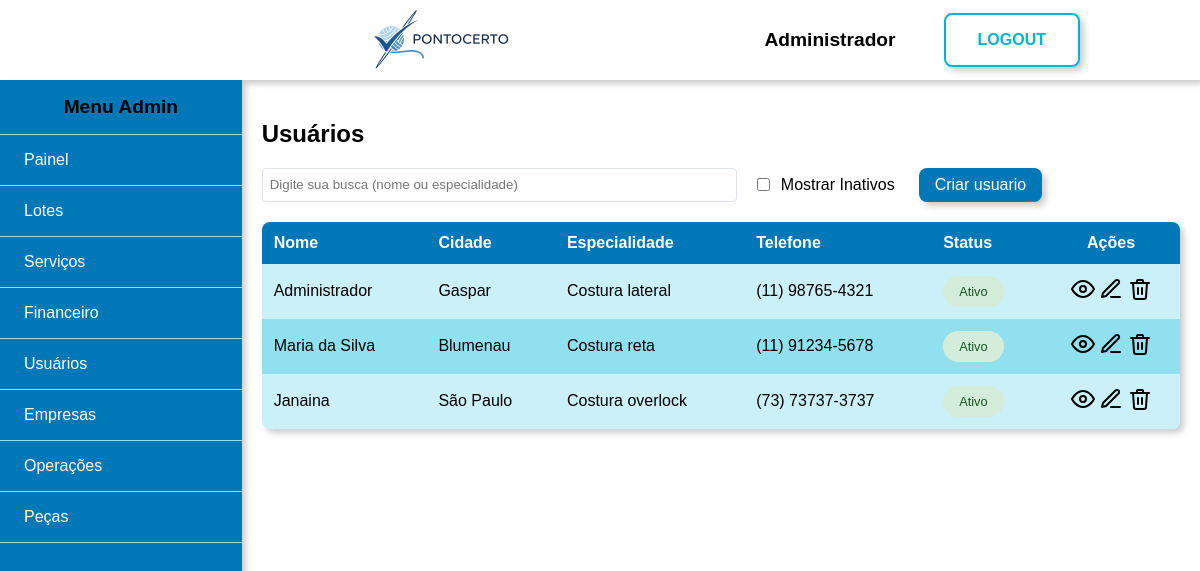
Screenshot of /admin/usuarios (signed in) with the database file from the repository.
### tables this page shows
CREATE TABLE usuarios (
    id int PRIMARY KEY AUTO_INCREMENT,
    tipo enum('admin', 'costureira') NOT NULL DEFAULT 'costureira',
    nome varchar(50) NOT NULL,
    cpf varchar(11) NOT NULL UNIQUE,
    email varchar(250) NOT NULL UNIQUE,
    telefone varchar(11) NOT NULL,
    cep varchar(8) NOT NULL,
    logradouro varchar(250),
    complemento varchar(50),
    cidade varchar(100),
    tipo_chave_pix enum('cpf', 'cnpj', 'email', 'telefone', 'aleatoria') DEFAULT 'cpf',
    chave_pix varchar(250),
    senha varchar(255) NOT NULL,
    banco int NULL DEFAULT 0,
    agencia INT NULL DEFAULT 0,
    conta INT NULL DEFAULT 0,
    especialidade_id INT NOT NULL DEFAULT 2,
    ativo TINYINT DEFAULT 1,
    created_at TIMESTAMP DEFAULT CURRENT_TIMESTAMP,
    updated_at TIMESTAMP DEFAULT CURRENT_TIMESTAMP ON UPDATE CURRENT_TIMESTAMP
 );

CREATE TABLE especialidade (
    id INT PRIMARY KEY AUTO_INCREMENT,
    nome VARCHAR(50) NOT NULL UNIQUE
);

### views/admin/usuarios.php (the view, shortened to what the rows shown need)
<div class="conteudo flex">
    <div class="conteudo-tabela">
    <h2>Usuários</h2>
        <div class="tabela">
            <table cellspacing='0' class="redondinho shadow filter">
                <thead>
                    <tr>
                        <th class="ae">Nome</th>
                        <th class="ae">Cidade</th>
                        <th class="ae">Especialidade</th>
                        <th class="ae">Telefone</th>
                        <th class="ae">Status</th>
                        <th class="ac">Ações</th>
                    </tr>
                </thead>
                <tbody>
                    <?php foreach ($listaUsuarios as $usuario): ?>
                        <tr class="linha-filter" data-ativo="<?= $usuario['ativo'] ? '1' : '0' ?>">
                            <td class="ae"><?= htmlspecialchars($usuario['nome']) ?></td>
                            <td class="ae"><?= htmlspecialchars($usuario['cidade']) ?></td>
                            <td class="ae"><?= htmlspecialchars($usuario['especialidade'] ?? 'N/A') ?></td>
                            <td class="ae" id="telefone"><?= htmlspecialchars($usuario['telefone']) ?></td>
                            <td class="ae"> <span class="status-badge <?=$usuario['ativo'] ? "active":"inactive" ?> "> <?= htmlspecialchars($usuario['ativo'] ? "Ativo":"Inativo") ?></span></td>
                            <td class="ac">
                                <a href="<?= BASE_URL ?>admin/visualizar-usuario?id=<?= $usuario['id'] ?>">
                                    <img class="icone" src="<?php echo ASSETS_URL?>icones/visualizar.svg" alt="visualizar">
                                </a>
                                <a href="<?= BASE_URL ?>admin/editar-usuario?id=<?= $usuario['id'] ?>">
                                    <img class="icone" src="<?php echo ASSETS_URL?>icones/editar.svg" alt="editar">
                                </a>
                                <?php if ($usuario['ativo']): ?>
                                    <a href="<?= BASE_URL ?>admin/remover-usuario?id=<?= $usuario['id'] ?>">
                                        <img class="icone" src="<?php echo ASSETS_URL?>icones/remover.svg" alt="remover">
                                    </a>
                                <?php else: ?>
                                    <a href="<?= BASE_URL ?>admin/reativar-usuario?id=<?= $usuario['id'] ?>">
                                        <img class="icone" src="<?php echo ASSETS_URL?>icones/reativar.svg" alt="reativar">
                                    </a>
                                <?php endif; ?>
                            </td>
                        </tr>
                    <?php endforeach; ?>
                </tbody>
            </table>
        </div>
    </div>
</div>

### views/shared/header.php (shortened to what the rows shown need)
<!DOCTYPE html>
<html lang="pt-BR">
<head>
    <link rel="stylesheet" href="<?php echo ASSETS_URL?>css/style.css">
</head>
<body>
    <?php if ($login ?? false): ?>
        <div class="principal azul flex center">
    <?php else: ?>
        <div class="principal">
            <?php if ($usuarioLogado ?? false): ?>
                <div class="topo flex h-center shadow">
                    <a class="imagem-topo" href="<?= $dashboardLink ?>">
                        <img src="<?php echo ASSETS_URL?>img/banner.png" alt="banner">
                    </a>
                    <span class="flex l-gap v-center">
                        <span class="nome-usuario"><?= htmlspecialchars($nomeUsuario) ?></span>
                        <a href="<?= BASE_URL ?>logout" class="botao-grande">LOGOUT</a>
                    </span>
                </div>
            <?php endif; ?>
    <?php endif; ?>

### rows the page displays
usuarios: nome "Administrador", cidade "Gaspar", especialidade.nome "Costura lateral", ativo "Ativo"
usuarios: nome "Maria da Silva", cidade "Blumenau", especialidade.nome "Costura reta", ativo "Ativo"
usuarios: nome "Janaina", cidade "São Paulo", especialidade.nome "Costura overlock", ativo "Ativo"

### other values shown
$userRole "Admin"
$item['label'] "Painel"
$item['label'] "Lotes"
$item['label'] "Serviços"
$item['label'] "Financeiro"
$item['label'] "Usuários"
$item['label'] "Empresas"
$item['label'] "Operações"
$item['label'] "Peças"
